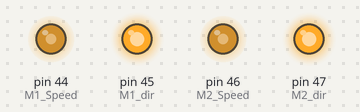
Simulated run of this sketch. Board: Arduino Mega 2560, built with avr-gcc and run on an emulated ATmega2560. On the bench: output pins drawn as LEDs (lit = HIGH).

Above: at 0.1 s.
Timing chart, 0 to 1.6 s (numbered marks = the images above):
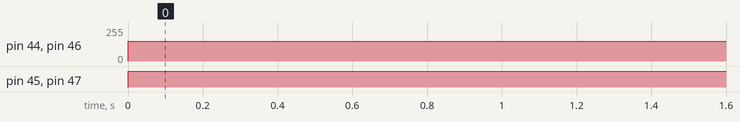

Measured:
- by itself, pin 44 (M1_Speed), pin 46 (M2_Speed): 0/255 → 150/255 at 0.00 s
- by itself, pin 45 (M1_dir), pin 47 (M2_dir): LOW → HIGH at 0.00 s

The sketch:

sketch_nov2b.ino
```cpp
#define M1_dir 45
#define M1_Speed 44
#define M2_dir 47
#define M2_Speed 46

void setup() {

pinMode(M1_dir, OUTPUT);
pinMode(M1_Speed, OUTPUT);

pinMode(M2_dir, OUTPUT);
pinMode(M2_Speed, OUTPUT);

}

void loop() {

vpered();

}


void vpered(){
  digitalWrite(M1_dir, 1);

analogWrite(M1_Speed, 150);

digitalWrite(M2_dir, 1);

analogWrite(M2_Speed, 150);

}
```
